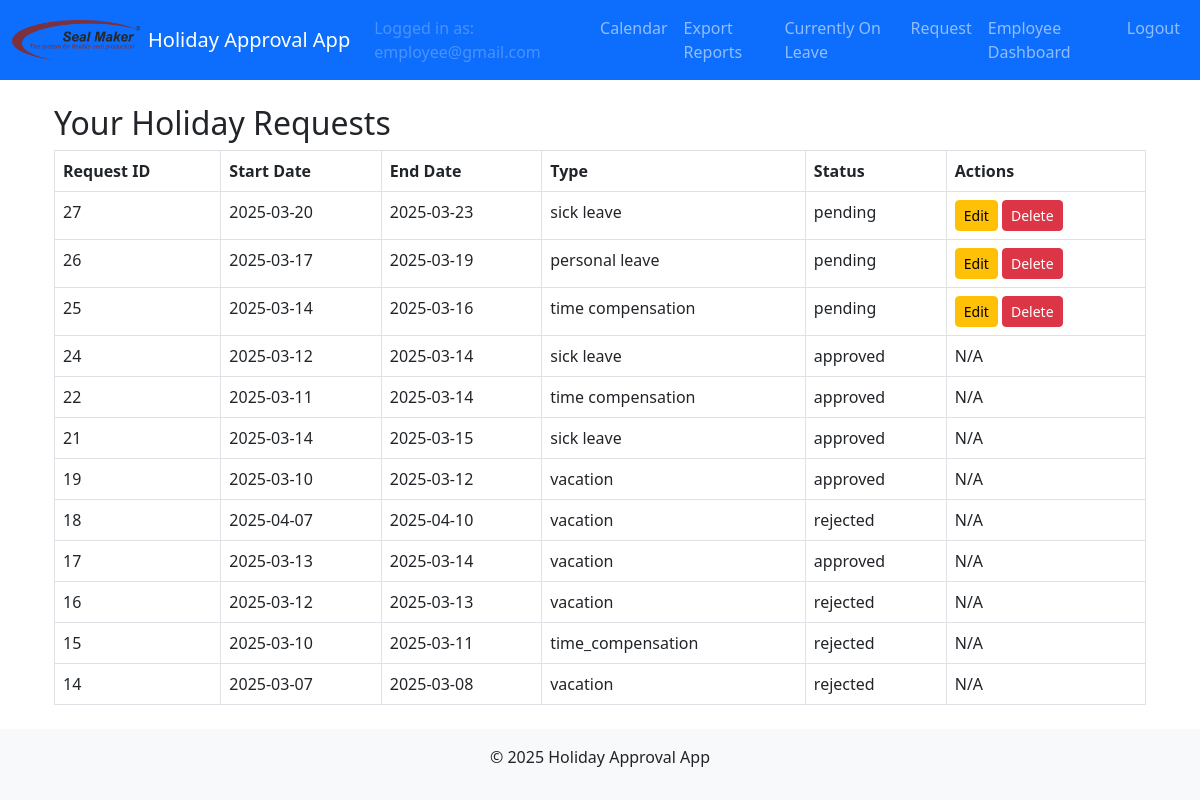
The app's page /holiday_requests (signed in), older data.
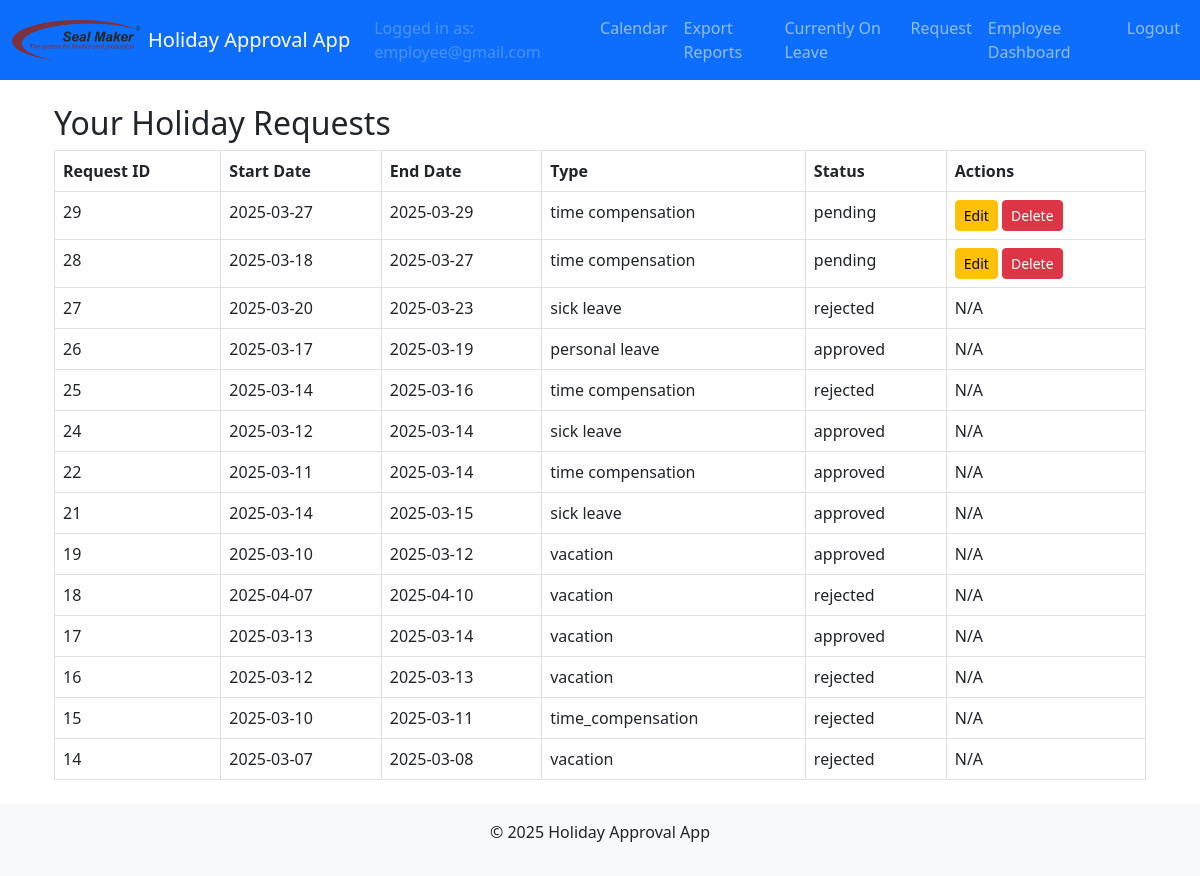
The same page, newer data.
### models.py (models this page shows, shortened)
class User(UserMixin, db.Model):
    id = db.Column(db.Integer, primary_key=True)
    email = db.Column(db.String(120), unique=True, nullable=False)
    name = db.Column(db.String(120), nullable=True)           # Full name field
    cost_center = db.Column(db.String(50), nullable=True)       # Cost center field
    password_hash = db.Column(db.String(128), nullable=False)
    role = db.Column(db.String(20), nullable=False)             # Roles: employee, supervisor, manager, admin, hr, sub-admin
    time_off_balance = db.Column(db.Float, nullable=False, default=20.0, server_default="20.0")
    active = db.Column(db.Boolean, nullable=False, default=True, server_default="1")
    department = db.Column(db.String(100), nullable=True)       # Department field
    force_password_reset = db.Column(db.Boolean, nullable=False, default=False, server_default="0")

class HolidayRequest(db.Model):
    id = db.Column(db.Integer, primary_key=True)
    user_id = db.Column(db.Integer, db.ForeignKey('user.id'), nullable=False)
    start_date = db.Column(db.Date, nullable=False)
    end_date = db.Column(db.Date, nullable=False)
    request_type = db.Column(db.String(50), nullable=False)  # e.g., 'vacation', 'time compensation'
    status = db.Column(db.String(20), nullable=False, default='pending')
    comment = db.Column(db.String(200))
    user = db.relationship('User', backref=db.backref('holiday_requests', lazy=True))
    approvals = db.relationship('Approval', backref='holiday_request', lazy=True)

### main/routes.py (the view)
@main_bp.route('/holiday_requests')
@login_required
def holiday_requests():
    if current_user.role == 'employee':
        requests_list = (
            HolidayRequest.query
            .filter_by(user_id=current_user.id)
            .order_by(HolidayRequest.id.desc())
            .all()
        )
    else:
        requests_list = (
            HolidayRequest.query
            .order_by(HolidayRequest.id.desc())
            .all()
        )
    return render_template('holiday_requests.html', requests=requests_list)

### app.py (called while the page is built)
def create_app():
    app = Flask(__name__)
    app.config.from_object(Config)
    db.init_app(app)
    migrate.init_app(app, db)
    login_manager.init_app(app)
    bcrypt.init_app(app)
    mail.init_app(app)
    login_manager.login_view = 'auth.login'
    @login_manager.user_loader
    def load_user(user_id):
        return User.query.get(int(user_id))
    from auth.routes import auth_bp
    from main.routes import main_bp
    from admin.routes import admin_bp
    from hr.routes import hr_bp
    app.register_blueprint(auth_bp)
    app.register_blueprint(main_bp)
    app.register_blueprint(admin_bp)
    app.register_blueprint(hr_bp)
    return app

### templates/holiday_requests.html
{% extends "layout.html" %}
{% block content %}
<div class="container">
  <h2>Your Holiday Requests</h2>
  {% if requests %}
    <table class="table table-bordered">
      <thead>
        <tr>
          <th>Request ID</th>
          <th>Start Date</th>
          <th>End Date</th>
          <th>Type</th>
          <th>Status</th>
          <th>Actions</th>
        </tr>
      </thead>
      <tbody>
        {% for req in requests %}
        <tr>
          <td>{{ req.id }}</td>
          <td>{{ req.start_date.strftime('%Y-%m-%d') }}</td>
          <td>{{ req.end_date.strftime('%Y-%m-%d') }}</td>
          <td>{{ req.request_type }}</td>
          <td>{{ req.status }}</td>
          <td>
            {% if req.status == 'pending' and current_user.id == req.user_id %}
              <a href="{{ url_for('main.edit_holiday_request', request_id=req.id) }}" class="btn btn-sm btn-warning">Edit</a>
              <form action="{{ url_for('main.delete_holiday_request', request_id=req.id) }}" method="POST" style="display:inline;">
                <button type="submit" class="btn btn-sm btn-danger" onclick="return confirm('Are you sure you want to delete this request?');">Delete</button>
              </form>
            {% else %}
              N/A
            {% endif %}
          </td>
        </tr>
        {% endfor %}
      </tbody>
    </table>
  {% else %}
    <p>No holiday requests found.</p>
  {% endif %}
</div>
{% endblock %}

### templates/layout.html (shortened to what this page needs)
<!doctype html>
<html lang="en">
  <head>
    <link
      href="https://cdn.jsdelivr.net/npm/bootstrap@5.3.0/dist/css/bootstrap.min.css"
      rel="stylesheet"
    >
    <link rel="stylesheet" href="{{ url_for('static', filename='css/styles.css') }}">
  </head>
  <body>
    <nav class="navbar navbar-expand-lg navbar-dark bg-primary">
      <div class="container-fluid">
        <a class="navbar-brand d-flex align-items-center" href="{{ url_for('main.calendar') }}">
          <img
            src="{{ url_for('static', filename='img/logo.png') }}"
            alt="Company Logo"
            height="40"
            class="me-2"
          >
          <span>Holiday Approval App</span>
        </a>
        <div class="collapse navbar-collapse" id="navbarSupportedContent">
          <ul class="navbar-nav ms-auto">
            {% if current_user.is_authenticated %}
              <li class="nav-item">
                <span class="nav-link disabled">
                  Logged in as: {{ current_user.email }}
                </span>
              </li>
              <li class="nav-item">
                <a class="nav-link" href="{{ url_for('main.calendar') }}">Calendar</a>
              </li>
              <li class="nav-item">
                <a class="nav-link" href="{{ url_for('main.export_reports') }}">Export Reports</a>
              </li>
              <li class="nav-item">
                <a class="nav-link" href="{{ url_for('main.currently_on_leave') }}">Currently On Leave</a>
              </li>
              {% if current_user.role == 'employee' %}
                <li class="nav-item">
                  <a class="nav-link" href="{{ url_for('main.new_holiday_request') }}">Request</a>
                </li>
                <li class="nav-item">
                  <a class="nav-link" href="{{ url_for('main.employee_dashboard') }}">Employee Dashboard</a>
                </li>
              {% elif current_user.role == 'supervisor' %}
                <li class="nav-item">
                  <a class="nav-link" href="{{ url_for('main.supervisor_dashboard') }}">Supervisor Dashboard</a>
                </li>
              {% elif current_user.role == 'manager' %}
                <li class="nav-item">
                  <a class="nav-link" href="{{ url_for('main.manager_dashboard') }}">Manager Dashboard</a>
                </li>
              {% elif current_user.role == 'admin' %}
                <li class="nav-item">
                  <a class="nav-link" href="{{ url_for('admin.dashboard') }}">Admin Dashboard</a>
                </li>
              {% elif current_user.role == 'hr' %}
                <li class="nav-item">
                  <a class="nav-link" href="{{ url_for('hr.dashboard') }}">HR Dashboard</a>
                </li>
              {% elif current_user.role == 'management' %}
                <li class="nav-item">
                  <a class="nav-link" href="{{ url_for('main.management_dashboard') }}">Management Dashboard</a>
                </li>
              {% endif %}
              <li class="nav-item">
                <a class="nav-link" href="{{ url_for('auth.logout') }}">Logout</a>
              </li>
            {% else %}
              <li class="nav-item">
                <a class="nav-link" href="{{ url_for('auth.login') }}">Login</a>
              </li>
            {% endif %}
          </ul>
        </div>
      </div>
    </nav>
    <div class="container my-4">
      {% block content %}{% endblock %}
    </div>
    <footer class="bg-light text-center p-3">
      <div class="container">
        <p>&copy; 2025 Holiday Approval App</p>
      </div>
    </footer>
  </body>
</html>

### static/css/styles.css (style rules this page uses)
:root { --bs-primary: #800020; }

Row changes from the older to the newer data that the page shows:
added HolidayRequest: id "29", start_date "2025-03-27", end_date "2025-03-29", request_type "time compensation", status "pending"
added HolidayRequest: id "28", start_date "2025-03-18", end_date "2025-03-27", request_type "time compensation", status "pending"
changed HolidayRequest id 27: status "pending" → "rejected"; status "Edit Delete" → "N/A"
changed HolidayRequest "personal leave": status "pending" → "approved"; status "Edit Delete" → "N/A"
changed HolidayRequest id 25: status "pending" → "rejected"; status "Edit Delete" → "N/A"
